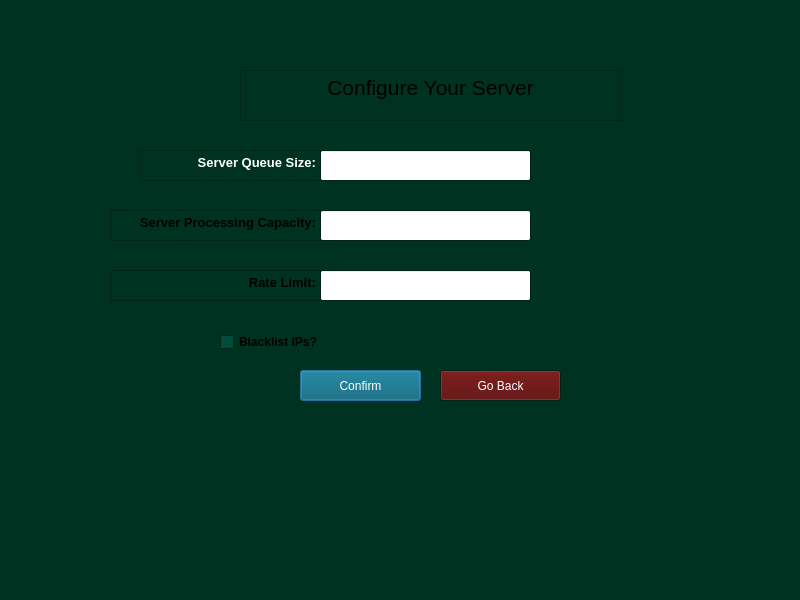
<?xml version="1.0" encoding="UTF-8"?>
<ui version="4.0">
 <class>ConfigureServerDialog</class>
 <widget class="QDialog" name="ConfigureServerDialog">
  <property name="geometry">
   <rect>
    <x>0</x>
    <y>0</y>
    <width>800</width>
    <height>600</height>
   </rect>
  </property>
  <property name="palette">
   <palette>
    <active>
     <colorrole role="Button">
      <brush brushstyle="SolidPattern">
       <color alpha="255">
        <red>0</red>
        <green>141</green>
        <blue>180</blue>
       </color>
      </brush>
     </colorrole>
     <colorrole role="ButtonText">
      <brush brushstyle="SolidPattern">
       <color alpha="255">
        <red>0</red>
        <green>3</green>
        <blue>49</blue>
       </color>
      </brush>
     </colorrole>
     <colorrole role="Base">
      <brush brushstyle="SolidPattern">
       <color alpha="255">
        <red>0</red>
        <green>76</green>
        <blue>61</blue>
       </color>
      </brush>
     </colorrole>
     <colorrole role="Window">
      <brush brushstyle="SolidPattern">
       <color alpha="255">
        <red>0</red>
        <green>50</green>
        <blue>33</blue>
       </color>
      </brush>
     </colorrole>
    </active>
    <inactive>
     <colorrole role="Button">
      <brush brushstyle="SolidPattern">
       <color alpha="255">
        <red>0</red>
        <green>141</green>
        <blue>180</blue>
       </color>
      </brush>
     </colorrole>
     <colorrole role="ButtonText">
      <brush brushstyle="SolidPattern">
       <color alpha="255">
        <red>0</red>
        <green>3</green>
        <blue>49</blue>
       </color>
      </brush>
     </colorrole>
     <colorrole role="Base">
      <brush brushstyle="SolidPattern">
       <color alpha="255">
        <red>0</red>
        <green>76</green>
        <blue>61</blue>
       </color>
      </brush>
     </colorrole>
     <colorrole role="Window">
      <brush brushstyle="SolidPattern">
       <color alpha="255">
        <red>0</red>
        <green>50</green>
        <blue>33</blue>
       </color>
      </brush>
     </colorrole>
    </inactive>
    <disabled>
     <colorrole role="Button">
      <brush brushstyle="SolidPattern">
       <color alpha="255">
        <red>0</red>
        <green>141</green>
        <blue>180</blue>
       </color>
      </brush>
     </colorrole>
     <colorrole role="Base">
      <brush brushstyle="SolidPattern">
       <color alpha="255">
        <red>0</red>
        <green>50</green>
        <blue>33</blue>
       </color>
      </brush>
     </colorrole>
     <colorrole role="Window">
      <brush brushstyle="SolidPattern">
       <color alpha="255">
        <red>0</red>
        <green>50</green>
        <blue>33</blue>
       </color>
      </brush>
     </colorrole>
    </disabled>
   </palette>
  </property>
  <property name="windowTitle">
   <string>Dialog</string>
  </property>
  <widget class="QLineEdit" name="serverCapacityInput">
   <property name="geometry">
    <rect>
     <x>320</x>
     <y>210</y>
     <width>211</width>
     <height>31</height>
    </rect>
   </property>
   <property name="palette">
    <palette>
     <active>
      <colorrole role="Text">
       <brush brushstyle="SolidPattern">
        <color alpha="255">
         <red>0</red>
         <green>0</green>
         <blue>0</blue>
        </color>
       </brush>
      </colorrole>
      <colorrole role="Base">
       <brush brushstyle="SolidPattern">
        <color alpha="255">
         <red>255</red>
         <green>255</green>
         <blue>255</blue>
        </color>
       </brush>
      </colorrole>
     </active>
     <inactive>
      <colorrole role="Text">
       <brush brushstyle="SolidPattern">
        <color alpha="255">
         <red>0</red>
         <green>0</green>
         <blue>0</blue>
        </color>
       </brush>
      </colorrole>
      <colorrole role="Base">
       <brush brushstyle="SolidPattern">
        <color alpha="255">
         <red>255</red>
         <green>255</green>
         <blue>255</blue>
        </color>
       </brush>
      </colorrole>
     </inactive>
     <disabled/>
    </palette>
   </property>
  </widget>
  <widget class="QTextEdit" name="serverQueueSizeText">
   <property name="geometry">
    <rect>
     <x>140</x>
     <y>150</y>
     <width>181</width>
     <height>31</height>
    </rect>
   </property>
   <property name="palette">
    <palette>
     <active>
      <colorrole role="Button">
       <brush brushstyle="SolidPattern">
        <color alpha="255">
         <red>0</red>
         <green>50</green>
         <blue>33</blue>
        </color>
       </brush>
      </colorrole>
      <colorrole role="Dark">
       <brush brushstyle="SolidPattern">
        <color alpha="255">
         <red>0</red>
         <green>50</green>
         <blue>33</blue>
        </color>
       </brush>
      </colorrole>
      <colorrole role="Base">
       <brush brushstyle="SolidPattern">
        <color alpha="255">
         <red>0</red>
         <green>50</green>
         <blue>33</blue>
        </color>
       </brush>
      </colorrole>
      <colorrole role="Shadow">
       <brush brushstyle="SolidPattern">
        <color alpha="255">
         <red>34</red>
         <green>85</green>
         <blue>22</blue>
        </color>
       </brush>
      </colorrole>
      <colorrole role="AlternateBase">
       <brush brushstyle="SolidPattern">
        <color alpha="255">
         <red>0</red>
         <green>50</green>
         <blue>33</blue>
        </color>
       </brush>
      </colorrole>
      <colorrole role="ToolTipBase">
       <brush brushstyle="SolidPattern">
        <color alpha="255">
         <red>0</red>
         <green>50</green>
         <blue>33</blue>
        </color>
       </brush>
      </colorrole>
     </active>
     <inactive>
      <colorrole role="Button">
       <brush brushstyle="SolidPattern">
        <color alpha="255">
         <red>0</red>
         <green>50</green>
         <blue>33</blue>
        </color>
       </brush>
      </colorrole>
      <colorrole role="Dark">
       <brush brushstyle="SolidPattern">
        <color alpha="255">
         <red>0</red>
         <green>50</green>
         <blue>33</blue>
        </color>
       </brush>
      </colorrole>
      <colorrole role="Base">
       <brush brushstyle="SolidPattern">
        <color alpha="255">
         <red>0</red>
         <green>50</green>
         <blue>33</blue>
        </color>
       </brush>
      </colorrole>
      <colorrole role="Shadow">
       <brush brushstyle="SolidPattern">
        <color alpha="255">
         <red>34</red>
         <green>85</green>
         <blue>22</blue>
        </color>
       </brush>
      </colorrole>
      <colorrole role="AlternateBase">
       <brush brushstyle="SolidPattern">
        <color alpha="255">
         <red>0</red>
         <green>50</green>
         <blue>33</blue>
        </color>
       </brush>
      </colorrole>
      <colorrole role="ToolTipBase">
       <brush brushstyle="SolidPattern">
        <color alpha="255">
         <red>0</red>
         <green>50</green>
         <blue>33</blue>
        </color>
       </brush>
      </colorrole>
     </inactive>
     <disabled>
      <colorrole role="WindowText">
       <brush brushstyle="SolidPattern">
        <color alpha="255">
         <red>0</red>
         <green>50</green>
         <blue>33</blue>
        </color>
       </brush>
      </colorrole>
      <colorrole role="Button">
       <brush brushstyle="SolidPattern">
        <color alpha="255">
         <red>0</red>
         <green>50</green>
         <blue>33</blue>
        </color>
       </brush>
      </colorrole>
      <colorrole role="Dark">
       <brush brushstyle="SolidPattern">
        <color alpha="255">
         <red>0</red>
         <green>50</green>
         <blue>33</blue>
        </color>
       </brush>
      </colorrole>
      <colorrole role="Text">
       <brush brushstyle="SolidPattern">
        <color alpha="255">
         <red>0</red>
         <green>50</green>
         <blue>33</blue>
        </color>
       </brush>
      </colorrole>
      <colorrole role="ButtonText">
       <brush brushstyle="SolidPattern">
        <color alpha="255">
         <red>0</red>
         <green>50</green>
         <blue>33</blue>
        </color>
       </brush>
      </colorrole>
      <colorrole role="Shadow">
       <brush brushstyle="SolidPattern">
        <color alpha="255">
         <red>34</red>
         <green>85</green>
         <blue>22</blue>
        </color>
       </brush>
      </colorrole>
      <colorrole role="AlternateBase">
       <brush brushstyle="SolidPattern">
        <color alpha="255">
         <red>0</red>
         <green>50</green>
         <blue>33</blue>
        </color>
       </brush>
      </colorrole>
      <colorrole role="ToolTipBase">
       <brush brushstyle="SolidPattern">
        <color alpha="255">
         <red>0</red>
         <green>50</green>
         <blue>33</blue>
        </color>
       </brush>
      </colorrole>
     </disabled>
    </palette>
   </property>
   <property name="readOnly">
    <bool>true</bool>
   </property>
   <property name="html">
    <string>&lt;!DOCTYPE HTML PUBLIC &quot;-//W3C//DTD HTML 4.0//EN&quot; &quot;http://www.w3.org/TR/REC-html40/strict.dtd&quot;&gt;
&lt;html&gt;&lt;head&gt;&lt;meta name=&quot;qrichtext&quot; content=&quot;1&quot; /&gt;&lt;meta charset=&quot;utf-8&quot; /&gt;&lt;style type=&quot;text/css&quot;&gt;
p, li { white-space: pre-wrap; }
hr { height: 1px; border-width: 0; }
li.unchecked::marker { content: &quot;\2610&quot;; }
li.checked::marker { content: &quot;\2612&quot;; }
&lt;/style&gt;&lt;/head&gt;&lt;body style=&quot; font-family:'Noto Sans'; font-size:10pt; font-weight:400; font-style:normal;&quot;&gt;
&lt;p align=&quot;right&quot; style=&quot; margin-top:0px; margin-bottom:0px; margin-left:0px; margin-right:0px; -qt-block-indent:0; text-indent:0px;&quot;&gt;&lt;span style=&quot; font-weight:700; color:#ffffff;&quot;&gt;Server Queue Size:&lt;/span&gt;&lt;/p&gt;&lt;/body&gt;&lt;/html&gt;</string>
   </property>
  </widget>
  <widget class="QTextEdit" name="serverCapacityText">
   <property name="geometry">
    <rect>
     <x>110</x>
     <y>210</y>
     <width>211</width>
     <height>31</height>
    </rect>
   </property>
   <property name="palette">
    <palette>
     <active>
      <colorrole role="Button">
       <brush brushstyle="SolidPattern">
        <color alpha="255">
         <red>0</red>
         <green>50</green>
         <blue>33</blue>
        </color>
       </brush>
      </colorrole>
      <colorrole role="Dark">
       <brush brushstyle="SolidPattern">
        <color alpha="255">
         <red>0</red>
         <green>50</green>
         <blue>33</blue>
        </color>
       </brush>
      </colorrole>
      <colorrole role="Base">
       <brush brushstyle="SolidPattern">
        <color alpha="255">
         <red>0</red>
         <green>50</green>
         <blue>33</blue>
        </color>
       </brush>
      </colorrole>
      <colorrole role="Shadow">
       <brush brushstyle="SolidPattern">
        <color alpha="255">
         <red>34</red>
         <green>85</green>
         <blue>22</blue>
        </color>
       </brush>
      </colorrole>
      <colorrole role="AlternateBase">
       <brush brushstyle="SolidPattern">
        <color alpha="255">
         <red>0</red>
         <green>50</green>
         <blue>33</blue>
        </color>
       </brush>
      </colorrole>
      <colorrole role="ToolTipBase">
       <brush brushstyle="SolidPattern">
        <color alpha="255">
         <red>0</red>
         <green>50</green>
         <blue>33</blue>
        </color>
       </brush>
      </colorrole>
     </active>
     <inactive>
      <colorrole role="Button">
       <brush brushstyle="SolidPattern">
        <color alpha="255">
         <red>0</red>
         <green>50</green>
         <blue>33</blue>
        </color>
       </brush>
      </colorrole>
      <colorrole role="Dark">
       <brush brushstyle="SolidPattern">
        <color alpha="255">
         <red>0</red>
         <green>50</green>
         <blue>33</blue>
        </color>
       </brush>
      </colorrole>
      <colorrole role="Base">
       <brush brushstyle="SolidPattern">
        <color alpha="255">
         <red>0</red>
         <green>50</green>
         <blue>33</blue>
        </color>
       </brush>
      </colorrole>
      <colorrole role="Shadow">
       <brush brushstyle="SolidPattern">
        <color alpha="255">
         <red>34</red>
         <green>85</green>
         <blue>22</blue>
        </color>
       </brush>
      </colorrole>
      <colorrole role="AlternateBase">
       <brush brushstyle="SolidPattern">
        <color alpha="255">
         <red>0</red>
         <green>50</green>
         <blue>33</blue>
        </color>
       </brush>
      </colorrole>
      <colorrole role="ToolTipBase">
       <brush brushstyle="SolidPattern">
        <color alpha="255">
         <red>0</red>
         <green>50</green>
         <blue>33</blue>
        </color>
       </brush>
      </colorrole>
     </inactive>
     <disabled>
      <colorrole role="WindowText">
       <brush brushstyle="SolidPattern">
        <color alpha="255">
         <red>0</red>
         <green>50</green>
         <blue>33</blue>
        </color>
       </brush>
      </colorrole>
      <colorrole role="Button">
       <brush brushstyle="SolidPattern">
        <color alpha="255">
         <red>0</red>
         <green>50</green>
         <blue>33</blue>
        </color>
       </brush>
      </colorrole>
      <colorrole role="Dark">
       <brush brushstyle="SolidPattern">
        <color alpha="255">
         <red>0</red>
         <green>50</green>
         <blue>33</blue>
        </color>
       </brush>
      </colorrole>
      <colorrole role="Text">
       <brush brushstyle="SolidPattern">
        <color alpha="255">
         <red>0</red>
         <green>50</green>
         <blue>33</blue>
        </color>
       </brush>
      </colorrole>
      <colorrole role="ButtonText">
       <brush brushstyle="SolidPattern">
        <color alpha="255">
         <red>0</red>
         <green>50</green>
         <blue>33</blue>
        </color>
       </brush>
      </colorrole>
      <colorrole role="Shadow">
       <brush brushstyle="SolidPattern">
        <color alpha="255">
         <red>34</red>
         <green>85</green>
         <blue>22</blue>
        </color>
       </brush>
      </colorrole>
      <colorrole role="AlternateBase">
       <brush brushstyle="SolidPattern">
        <color alpha="255">
         <red>0</red>
         <green>50</green>
         <blue>33</blue>
        </color>
       </brush>
      </colorrole>
      <colorrole role="ToolTipBase">
       <brush brushstyle="SolidPattern">
        <color alpha="255">
         <red>0</red>
         <green>50</green>
         <blue>33</blue>
        </color>
       </brush>
      </colorrole>
     </disabled>
    </palette>
   </property>
   <property name="readOnly">
    <bool>true</bool>
   </property>
   <property name="html">
    <string>&lt;!DOCTYPE HTML PUBLIC &quot;-//W3C//DTD HTML 4.0//EN&quot; &quot;http://www.w3.org/TR/REC-html40/strict.dtd&quot;&gt;
&lt;html&gt;&lt;head&gt;&lt;meta name=&quot;qrichtext&quot; content=&quot;1&quot; /&gt;&lt;meta charset=&quot;utf-8&quot; /&gt;&lt;style type=&quot;text/css&quot;&gt;
p, li { white-space: pre-wrap; }
hr { height: 1px; border-width: 0; }
li.unchecked::marker { content: &quot;\2610&quot;; }
li.checked::marker { content: &quot;\2612&quot;; }
&lt;/style&gt;&lt;/head&gt;&lt;body style=&quot; font-family:'Noto Sans'; font-size:10pt; font-weight:400; font-style:normal;&quot;&gt;
&lt;p align=&quot;right&quot; style=&quot; margin-top:0px; margin-bottom:0px; margin-left:0px; margin-right:0px; -qt-block-indent:0; text-indent:0px;&quot;&gt;&lt;span style=&quot; font-weight:700;&quot;&gt;Server Processing Capacity:&lt;/span&gt;&lt;/p&gt;&lt;/body&gt;&lt;/html&gt;</string>
   </property>
  </widget>
  <widget class="QLineEdit" name="serverQueueSizeInput">
   <property name="geometry">
    <rect>
     <x>320</x>
     <y>150</y>
     <width>211</width>
     <height>31</height>
    </rect>
   </property>
   <property name="palette">
    <palette>
     <active>
      <colorrole role="Text">
       <brush brushstyle="SolidPattern">
        <color alpha="255">
         <red>0</red>
         <green>0</green>
         <blue>0</blue>
        </color>
       </brush>
      </colorrole>
      <colorrole role="Base">
       <brush brushstyle="SolidPattern">
        <color alpha="255">
         <red>255</red>
         <green>255</green>
         <blue>255</blue>
        </color>
       </brush>
      </colorrole>
     </active>
     <inactive>
      <colorrole role="Text">
       <brush brushstyle="SolidPattern">
        <color alpha="255">
         <red>0</red>
         <green>0</green>
         <blue>0</blue>
        </color>
       </brush>
      </colorrole>
      <colorrole role="Base">
       <brush brushstyle="SolidPattern">
        <color alpha="255">
         <red>255</red>
         <green>255</green>
         <blue>255</blue>
        </color>
       </brush>
      </colorrole>
     </inactive>
     <disabled/>
    </palette>
   </property>
  </widget>
  <widget class="QLineEdit" name="rateLimitInput">
   <property name="geometry">
    <rect>
     <x>320</x>
     <y>270</y>
     <width>211</width>
     <height>31</height>
    </rect>
   </property>
   <property name="palette">
    <palette>
     <active>
      <colorrole role="Text">
       <brush brushstyle="SolidPattern">
        <color alpha="255">
         <red>0</red>
         <green>0</green>
         <blue>0</blue>
        </color>
       </brush>
      </colorrole>
      <colorrole role="Base">
       <brush brushstyle="SolidPattern">
        <color alpha="255">
         <red>255</red>
         <green>255</green>
         <blue>255</blue>
        </color>
       </brush>
      </colorrole>
     </active>
     <inactive>
      <colorrole role="Text">
       <brush brushstyle="SolidPattern">
        <color alpha="255">
         <red>0</red>
         <green>0</green>
         <blue>0</blue>
        </color>
       </brush>
      </colorrole>
      <colorrole role="Base">
       <brush brushstyle="SolidPattern">
        <color alpha="255">
         <red>255</red>
         <green>255</green>
         <blue>255</blue>
        </color>
       </brush>
      </colorrole>
     </inactive>
     <disabled/>
    </palette>
   </property>
  </widget>
  <widget class="QTextEdit" name="rateLimitText">
   <property name="geometry">
    <rect>
     <x>110</x>
     <y>270</y>
     <width>211</width>
     <height>31</height>
    </rect>
   </property>
   <property name="palette">
    <palette>
     <active>
      <colorrole role="Button">
       <brush brushstyle="SolidPattern">
        <color alpha="255">
         <red>0</red>
         <green>50</green>
         <blue>33</blue>
        </color>
       </brush>
      </colorrole>
      <colorrole role="Dark">
       <brush brushstyle="SolidPattern">
        <color alpha="255">
         <red>0</red>
         <green>50</green>
         <blue>33</blue>
        </color>
       </brush>
      </colorrole>
      <colorrole role="Base">
       <brush brushstyle="SolidPattern">
        <color alpha="255">
         <red>0</red>
         <green>50</green>
         <blue>33</blue>
        </color>
       </brush>
      </colorrole>
      <colorrole role="Shadow">
       <brush brushstyle="SolidPattern">
        <color alpha="255">
         <red>34</red>
         <green>85</green>
         <blue>22</blue>
        </color>
       </brush>
      </colorrole>
      <colorrole role="AlternateBase">
       <brush brushstyle="SolidPattern">
        <color alpha="255">
         <red>0</red>
         <green>50</green>
         <blue>33</blue>
        </color>
       </brush>
      </colorrole>
      <colorrole role="ToolTipBase">
       <brush brushstyle="SolidPattern">
        <color alpha="255">
         <red>0</red>
         <green>50</green>
         <blue>33</blue>
        </color>
       </brush>
      </colorrole>
     </active>
     <inactive>
      <colorrole role="Button">
       <brush brushstyle="SolidPattern">
        <color alpha="255">
         <red>0</red>
         <green>50</green>
         <blue>33</blue>
        </color>
       </brush>
      </colorrole>
      <colorrole role="Dark">
       <brush brushstyle="SolidPattern">
        <color alpha="255">
         <red>0</red>
         <green>50</green>
         <blue>33</blue>
        </color>
       </brush>
      </colorrole>
      <colorrole role="Base">
       <brush brushstyle="SolidPattern">
        <color alpha="255">
         <red>0</red>
         <green>50</green>
         <blue>33</blue>
        </color>
       </brush>
      </colorrole>
      <colorrole role="Shadow">
       <brush brushstyle="SolidPattern">
        <color alpha="255">
         <red>34</red>
         <green>85</green>
         <blue>22</blue>
        </color>
       </brush>
      </colorrole>
      <colorrole role="AlternateBase">
       <brush brushstyle="SolidPattern">
        <color alpha="255">
         <red>0</red>
         <green>50</green>
         <blue>33</blue>
        </color>
       </brush>
      </colorrole>
      <colorrole role="ToolTipBase">
       <brush brushstyle="SolidPattern">
        <color alpha="255">
         <red>0</red>
         <green>50</green>
         <blue>33</blue>
        </color>
       </brush>
      </colorrole>
     </inactive>
     <disabled>
      <colorrole role="WindowText">
       <brush brushstyle="SolidPattern">
        <color alpha="255">
         <red>0</red>
         <green>50</green>
         <blue>33</blue>
        </color>
       </brush>
      </colorrole>
      <colorrole role="Button">
       <brush brushstyle="SolidPattern">
        <color alpha="255">
         <red>0</red>
         <green>50</green>
         <blue>33</blue>
        </color>
       </brush>
      </colorrole>
      <colorrole role="Dark">
       <brush brushstyle="SolidPattern">
        <color alpha="255">
         <red>0</red>
         <green>50</green>
         <blue>33</blue>
        </color>
       </brush>
      </colorrole>
      <colorrole role="Text">
       <brush brushstyle="SolidPattern">
        <color alpha="255">
         <red>0</red>
         <green>50</green>
         <blue>33</blue>
        </color>
       </brush>
      </colorrole>
      <colorrole role="ButtonText">
       <brush brushstyle="SolidPattern">
        <color alpha="255">
         <red>0</red>
         <green>50</green>
         <blue>33</blue>
        </color>
       </brush>
      </colorrole>
      <colorrole role="Shadow">
       <brush brushstyle="SolidPattern">
        <color alpha="255">
         <red>34</red>
         <green>85</green>
         <blue>22</blue>
        </color>
       </brush>
      </colorrole>
      <colorrole role="AlternateBase">
       <brush brushstyle="SolidPattern">
        <color alpha="255">
         <red>0</red>
         <green>50</green>
         <blue>33</blue>
        </color>
       </brush>
      </colorrole>
      <colorrole role="ToolTipBase">
       <brush brushstyle="SolidPattern">
        <color alpha="255">
         <red>0</red>
         <green>50</green>
         <blue>33</blue>
        </color>
       </brush>
      </colorrole>
     </disabled>
    </palette>
   </property>
   <property name="readOnly">
    <bool>true</bool>
   </property>
   <property name="html">
    <string>&lt;!DOCTYPE HTML PUBLIC &quot;-//W3C//DTD HTML 4.0//EN&quot; &quot;http://www.w3.org/TR/REC-html40/strict.dtd&quot;&gt;
&lt;html&gt;&lt;head&gt;&lt;meta name=&quot;qrichtext&quot; content=&quot;1&quot; /&gt;&lt;meta charset=&quot;utf-8&quot; /&gt;&lt;style type=&quot;text/css&quot;&gt;
p, li { white-space: pre-wrap; }
hr { height: 1px; border-width: 0; }
li.unchecked::marker { content: &quot;\2610&quot;; }
li.checked::marker { content: &quot;\2612&quot;; }
&lt;/style&gt;&lt;/head&gt;&lt;body style=&quot; font-family:'Noto Sans'; font-size:10pt; font-weight:400; font-style:normal;&quot;&gt;
&lt;p align=&quot;right&quot; style=&quot; margin-top:0px; margin-bottom:0px; margin-left:0px; margin-right:0px; -qt-block-indent:0; text-indent:0px;&quot;&gt;&lt;span style=&quot; font-weight:700;&quot;&gt;Rate Limit:&lt;/span&gt;&lt;/p&gt;&lt;/body&gt;&lt;/html&gt;</string>
   </property>
  </widget>
  <widget class="QPushButton" name="confirmConfiguration">
   <property name="geometry">
    <rect>
     <x>300</x>
     <y>370</y>
     <width>121</width>
     <height>31</height>
    </rect>
   </property>
   <property name="palette">
    <palette>
     <active>
      <colorrole role="Button">
       <brush brushstyle="SolidPattern">
        <color alpha="255">
         <red>0</red>
         <green>91</green>
         <blue>112</blue>
        </color>
       </brush>
      </colorrole>
      <colorrole role="ButtonText">
       <brush brushstyle="SolidPattern">
        <color alpha="255">
         <red>255</red>
         <green>255</green>
         <blue>255</blue>
        </color>
       </brush>
      </colorrole>
     </active>
     <inactive>
      <colorrole role="Button">
       <brush brushstyle="SolidPattern">
        <color alpha="255">
         <red>0</red>
         <green>91</green>
         <blue>112</blue>
        </color>
       </brush>
      </colorrole>
      <colorrole role="ButtonText">
       <brush brushstyle="SolidPattern">
        <color alpha="255">
         <red>255</red>
         <green>255</green>
         <blue>255</blue>
        </color>
       </brush>
      </colorrole>
     </inactive>
     <disabled>
      <colorrole role="Button">
       <brush brushstyle="SolidPattern">
        <color alpha="255">
         <red>0</red>
         <green>91</green>
         <blue>112</blue>
        </color>
       </brush>
      </colorrole>
     </disabled>
    </palette>
   </property>
   <property name="text">
    <string>Confirm</string>
   </property>
  </widget>
  <widget class="QTextEdit" name="configureHeading">
   <property name="geometry">
    <rect>
     <x>240</x>
     <y>70</y>
     <width>381</width>
     <height>51</height>
    </rect>
   </property>
   <property name="palette">
    <palette>
     <active>
      <colorrole role="Base">
       <brush brushstyle="SolidPattern">
        <color alpha="255">
         <red>0</red>
         <green>50</green>
         <blue>33</blue>
        </color>
       </brush>
      </colorrole>
     </active>
     <inactive>
      <colorrole role="Base">
       <brush brushstyle="SolidPattern">
        <color alpha="255">
         <red>0</red>
         <green>50</green>
         <blue>33</blue>
        </color>
       </brush>
      </colorrole>
     </inactive>
     <disabled/>
    </palette>
   </property>
   <property name="readOnly">
    <bool>true</bool>
   </property>
   <property name="html">
    <string>&lt;!DOCTYPE HTML PUBLIC &quot;-//W3C//DTD HTML 4.0//EN&quot; &quot;http://www.w3.org/TR/REC-html40/strict.dtd&quot;&gt;
&lt;html&gt;&lt;head&gt;&lt;meta name=&quot;qrichtext&quot; content=&quot;1&quot; /&gt;&lt;meta charset=&quot;utf-8&quot; /&gt;&lt;style type=&quot;text/css&quot;&gt;
p, li { white-space: pre-wrap; }
hr { height: 1px; border-width: 0; }
li.unchecked::marker { content: &quot;\2610&quot;; }
li.checked::marker { content: &quot;\2612&quot;; }
&lt;/style&gt;&lt;/head&gt;&lt;body style=&quot; font-family:'Noto Sans'; font-size:10pt; font-weight:400; font-style:normal;&quot;&gt;
&lt;p align=&quot;center&quot; style=&quot; margin-top:0px; margin-bottom:0px; margin-left:0px; margin-right:0px; -qt-block-indent:0; text-indent:0px;&quot;&gt;&lt;span style=&quot; font-size:16pt;&quot;&gt;Configure Your Server&lt;/span&gt;&lt;/p&gt;&lt;/body&gt;&lt;/html&gt;</string>
   </property>
  </widget>
  <widget class="QCheckBox" name="serverBlacklistInput">
   <property name="geometry">
    <rect>
     <x>220</x>
     <y>330</y>
     <width>300</width>
     <height>24</height>
    </rect>
   </property>
   <property name="font">
    <font>
     <bold>true</bold>
    </font>
   </property>
   <property name="text">
    <string>Blacklist IPs?</string>
   </property>
   <property name="iconSize">
    <size>
     <width>20</width>
     <height>20</height>
    </size>
   </property>
  </widget>
  <widget class="QPushButton" name="goBackButton">
   <property name="geometry">
    <rect>
     <x>440</x>
     <y>370</y>
     <width>121</width>
     <height>31</height>
    </rect>
   </property>
   <property name="palette">
    <palette>
     <active>
      <colorrole role="Button">
       <brush brushstyle="SolidPattern">
        <color alpha="255">
         <red>85</red>
         <green>0</green>
         <blue>0</blue>
        </color>
       </brush>
      </colorrole>
      <colorrole role="ButtonText">
       <brush brushstyle="SolidPattern">
        <color alpha="255">
         <red>255</red>
         <green>255</green>
         <blue>255</blue>
        </color>
       </brush>
      </colorrole>
     </active>
     <inactive>
      <colorrole role="Button">
       <brush brushstyle="SolidPattern">
        <color alpha="255">
         <red>85</red>
         <green>0</green>
         <blue>0</blue>
        </color>
       </brush>
      </colorrole>
      <colorrole role="ButtonText">
       <brush brushstyle="SolidPattern">
        <color alpha="255">
         <red>255</red>
         <green>255</green>
         <blue>255</blue>
        </color>
       </brush>
      </colorrole>
     </inactive>
     <disabled>
      <colorrole role="Button">
       <brush brushstyle="SolidPattern">
        <color alpha="255">
         <red>85</red>
         <green>0</green>
         <blue>0</blue>
        </color>
       </brush>
      </colorrole>
     </disabled>
    </palette>
   </property>
   <property name="text">
    <string>Go Back</string>
   </property>
  </widget>
  <zorder>serverQueueSizeText</zorder>
  <zorder>serverCapacityText</zorder>
  <zorder>serverQueueSizeInput</zorder>
  <zorder>serverCapacityInput</zorder>
  <zorder>rateLimitText</zorder>
  <zorder>rateLimitInput</zorder>
  <zorder>confirmConfiguration</zorder>
  <zorder>configureHeading</zorder>
  <zorder>serverBlacklistInput</zorder>
  <zorder>goBackButton</zorder>
 </widget>
 <resources/>
 <connections/>
</ui>
